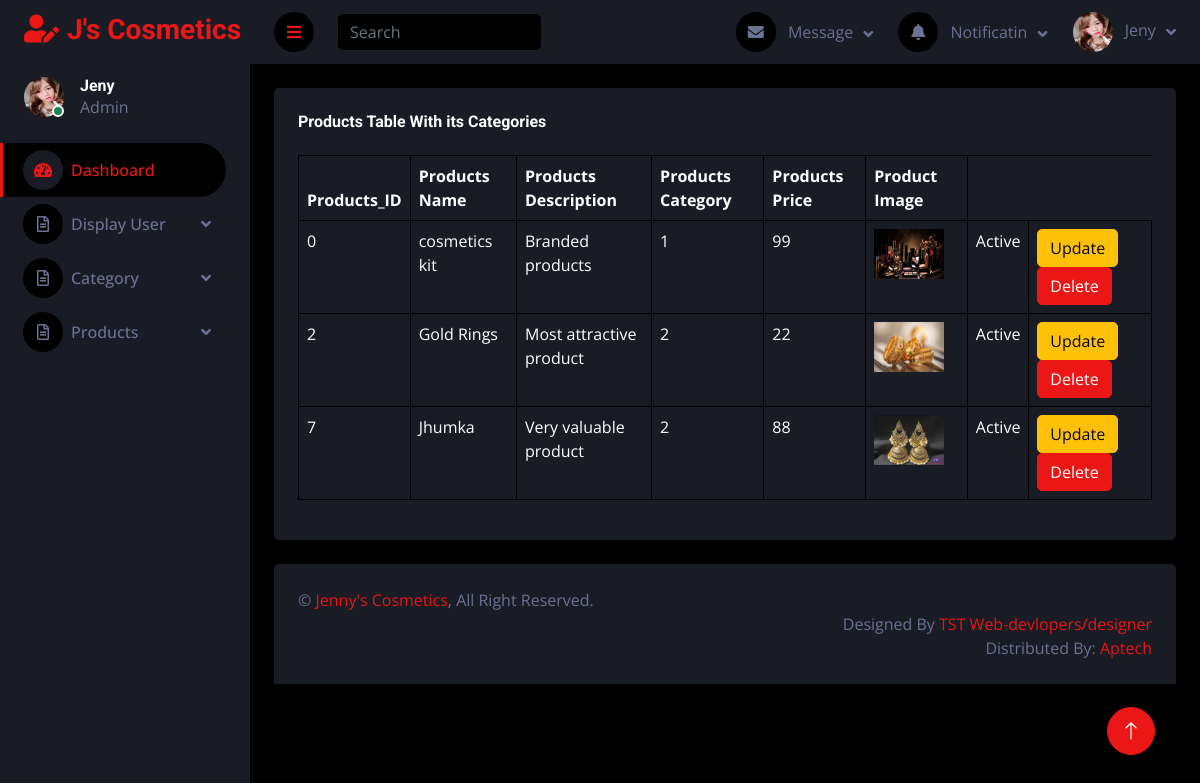
/admin/viewproduct.php, run on the app's committed database.
### tables this page shows
CREATE TABLE `addproduct` (
  `pid` int(11) NOT NULL,
  `ptitle` varchar(255) NOT NULL,
  `pdescription` text NOT NULL,
  `pcategory` int(255) NOT NULL,
  `pprice` int(255) NOT NULL,
  `pimage` varchar(255) NOT NULL,
  `status` tinyint(4) NOT NULL DEFAULT 1
);

### admin/viewproduct.php (the view, shortened to what this page needs)
<?php
require('../includes/config.php');
$view = "SELECT * FROM `addproduct` as p INNER JOIN `addcat` as c on p.pcategory = c.id where p.status = '1'";
$con_view = mysqli_query($connection , $view);
 if( mysqli_num_rows($con_view) > 0){
?>
<!DOCTYPE html>
<html lang="en">
<head>
    <link href="https://cdnjs.cloudflare.com/ajax/libs/font-awesome/5.10.0/css/all.min.css" rel="stylesheet">
    <link href="https://cdn.jsdelivr.net/npm/bootstrap-icons@1.4.1/font/bootstrap-icons.css" rel="stylesheet">
    <link href="lib/owlcarousel/assets/owl.carousel.min.css" rel="stylesheet">
    <link href="lib/tempusdominus/css/tempusdominus-bootstrap-4.min.css" rel="stylesheet" />
    <link href="css/bootstrap.min.css" rel="stylesheet">
    <link href="css/style.css" rel="stylesheet">
</head>
<body>
    <div class="container-fluid position-relative d-flex p-0">
       <?php
       include('sidebar.php');
       ?>
        <div class="content">
             <?php
             include('navbar.php');
             ?>
            <div class="container-fluid pt-4 px-4">
                <div class="row g-4">
                      <div class="col-12">
                        <div class="bg-secondary rounded h-100 p-4">
                            <h6 class="mb-4">Products Table With its Categories</h6>
                            <div class="table-responsive">
                                <table class="table table-bordered text-white">
                                    <thead>
                                        <tr>
                                            <th scope="col">Products_ID</th>
                                            <th scope="col">Products Name</th>
                                            <th scope="col">Products Description</th>
                                            <th scope="col">Products Category</th>
                                            <th scope="col">Products Price</th>
                                            <th scope="col">Product Image</th>
                                        </tr>
                                    </thead>
                                    <tbody>
                                     <?php
                                     while($pro_up = mysqli_fetch_assoc($con_view)){
                                     ?>
                                        <tr>
                                            <td><?php echo $pro_up['pid'];?></td>
                                            <td><?php echo $pro_up['ptitle'];?></td>
                                            <td><?php echo $pro_up['pdescription'];?></td>
                                            <td><?php echo $pro_up['pcategory'];?></td>
                                            <td><?php echo $pro_up['pprice'];?></td>
                                            <td>
                                                <img src="<?php echo '../images/' . $pro_up['pimage'];?>" alt=""height="50px" width="70px">
                                            </td>
                                            <?php
                                            if($pro_up['status'] == 1){
                                            ?>
                                            <td><?php echo "Active" ?></td>
                                            <?php
                                            }
                                            ?>
                                            <td><a href="updatecat.php" class="btn btn-warning">Update</a>
                                            <a href="deletecat.php" class="btn btn-primary ">Delete</a></td>
                                        </tr>
                                        <?php
                                        }
                                    }
                                        ?>
                                    </tbody>
                                </table>
                            </div>
                        </div>
                    </div>
                </div>
            </div>
            <?php
            include('footer.php');
            ?>
        </div>
        <a href="#" class="btn btn-lg btn-primary btn-lg-square back-to-top"><i class="bi bi-arrow-up"></i></a>
    </div>
</body>
</html>

### admin/sidebar.php (shortened to what this page needs)
<div class="sidebar pe-4 pb-3">
            <nav class="navbar bg-secondary navbar-dark">
                <a href="index.php" class="navbar-brand mx-4 mb-3">
                    <h3 class="text-primary"><i class="fa fa-user-edit me-2"></i>J's Cosmetics </h3>
                </a>
                <div class="d-flex align-items-center ms-4 mb-4">
                    <div class="position-relative">
                        <img class="rounded-circle" src="./img/jeny.jpg" alt="" style="width: 40px; height: 40px;">
                        <div class="bg-success rounded-circle border border-2 border-white position-absolute end-0 bottom-0 p-1"></div>
                    </div>
                    <div class="ms-3">
                        <h6 class="mb-0">Jeny</h6>
                        <span>Admin</span>
                    </div>
                </div>
                <div class="navbar-nav w-100">
                    <a href="index.php" class="nav-item nav-link active"><i class="fa fa-tachometer-alt me-2"></i>Dashboard</a>
                    <div class="nav-item dropdown">
                        <a href="#" class="nav-link dropdown-toggle" data-bs-toggle="dropdown"><i class="far fa-file-alt me-2"></i>Display User</a>
                    </div>
                    <div class="nav-item dropdown">
                        <a href="#" class="nav-link dropdown-toggle" data-bs-toggle="dropdown"><i class="far fa-file-alt me-2"></i>Category</a>
                    </div>
                    <div class="nav-item dropdown">
                        <a href="#" class="nav-link dropdown-toggle" data-bs-toggle="dropdown"><i class="far fa-file-alt me-2"></i>Products</a>
                    </div>
                </div>
            </nav>
        </div>

### admin/navbar.php (shortened to what this page needs)
<nav class="navbar navbar-expand bg-secondary navbar-dark sticky-top px-4 py-0">
                <a href="#" class="sidebar-toggler flex-shrink-0">
                    <i class="fa fa-bars"></i>
                </a>
                <form class="d-none d-md-flex ms-4">
                    <input class="form-control bg-dark border-0" type="search" placeholder="Search">
                </form>
                <div class="navbar-nav align-items-center ms-auto">
                    <div class="nav-item dropdown">
                        <a href="#" class="nav-link dropdown-toggle" data-bs-toggle="dropdown">
                            <i class="fa fa-envelope me-lg-2"></i>
                            <span class="d-none d-lg-inline-flex">Message</span>
                        </a>
                    </div>
                    <div class="nav-item dropdown">
                        <a href="#" class="nav-link dropdown-toggle" data-bs-toggle="dropdown">
                            <i class="fa fa-bell me-lg-2"></i>
                            <span class="d-none d-lg-inline-flex">Notificatin</span>
                        </a>
                    </div>
                    <div class="nav-item dropdown">
                        <a href="#" class="nav-link dropdown-toggle" data-bs-toggle="dropdown">
                            <img class="rounded-circle me-lg-2" src="img/jeny.jpg" alt="" style="width: 40px; height: 40px;">
                            <span class="d-none d-lg-inline-flex">Jeny</span>
                        </a>
                    </div>
                </div>
            </nav>

### admin/footer.php
<div class="container-fluid pt-4 px-4">
                <div class="bg-secondary rounded-top p-4">
                    <div class="row">
                        <div class="col-12 col-sm-12 text-center text-sm-start">
                            &copy; <a href="jeny.php">Jenny's Cosmetics</a>, All Right Reserved.
                        </div>
                        <div class="col-12 col-sm-12 text-center text-sm-end">
                            Designed By <a href="index.php">TST Web-devlopers/designer</a>
                            <br>Distributed By: <a href="https://themewagon.com" target="_blank">Aptech</a>
                        </div>
                    </div>
                </div>
            </div>

### admin/css/style.css (style rules this page uses)
:root { --primary: #EB1616; --secondary: #191C24; --light: #6C7293; --dark: #000000; }
.back-to-top { position: fixed; display: none; right: 45px; bottom: 45px; z-index: 99; }
.btn { transition: .5s; }
.btn-lg-square { width: 48px; height: 48px; }
.btn-square, .btn-sm-square, .btn-lg-square { padding: 0; display: inline-flex; align-items: center; justify-content: center; font-weight: normal; border-radius: 50px; }
.sidebar { position: fixed; top: 0; left: 0; bottom: 0; width: 250px; height: 100vh; overflow-y: auto; background: var(--secondary); transition: 0.5s; z-index: 999; }
.content { margin-left: 250px; min-height: 100vh; background: var(--dark); transition: 0.5s; }
@media (min-width: 992px) { .sidebar { margin-left: 0; } }
@media (min-width: 992px) { .content { width: calc(100% - 250px); } }
.sidebar .navbar .navbar-nav .nav-link { padding: 7px 20px; color: var(--light); font-weight: 500; border-left: 3px solid var(--secondary); border-radius: 0 30px 30px 0; outline: none; }
.sidebar .navbar .navbar-nav .nav-link:hover, .sidebar .navbar .navbar-nav .nav-link.active { color: var(--primary); background: var(--dark); border-color: var(--primary); }
.sidebar .navbar .navbar-nav .nav-link i { width: 40px; height: 40px; display: inline-flex; align-items: center; justify-content: center; background: var(--dark); border-radius: 40px; }
.sidebar .navbar .navbar-nav .nav-link:hover i, .sidebar .navbar .navbar-nav .nav-link.active i { background: var(--secondary); }
.sidebar .navbar .dropdown-toggle::after { position: absolute; top: 15px; right: 15px; border: none; content: "\f107"; font-family: "Font Awesome 5 Free"; font-weight: 900; transition: .5s; }
.content .navbar .navbar-nav .nav-link { margin-left: 25px; padding: 12px 0; color: var(--light); outline: none; }
.content .navbar .sidebar-toggler, .content .navbar .navbar-nav .nav-link i { width: 40px; height: 40px; display: inline-flex; align-items: center; justify-content: center; background: var(--dark); border-radius: 40px; }
.content .navbar .dropdown-toggle::after { margin-left: 6px; vertical-align: middle; border: none; content: "\f107"; font-family: "Font Awesome 5 Free"; font-weight: 900; transition: .5s; }

### data on the page
addproduct: pid "0", ptitle "cosmetics kit", pdescription "Branded products", pcategory "1", pprice "99", pimage (picture)
addproduct: pid "2", ptitle "Gold Rings", pdescription "Most attractive product", pcategory "2", pprice "22", pimage (picture)
addproduct: pid "7", ptitle "Jhumka", pdescription "Very valuable product", pcategory "2", pprice "88", pimage (picture)
